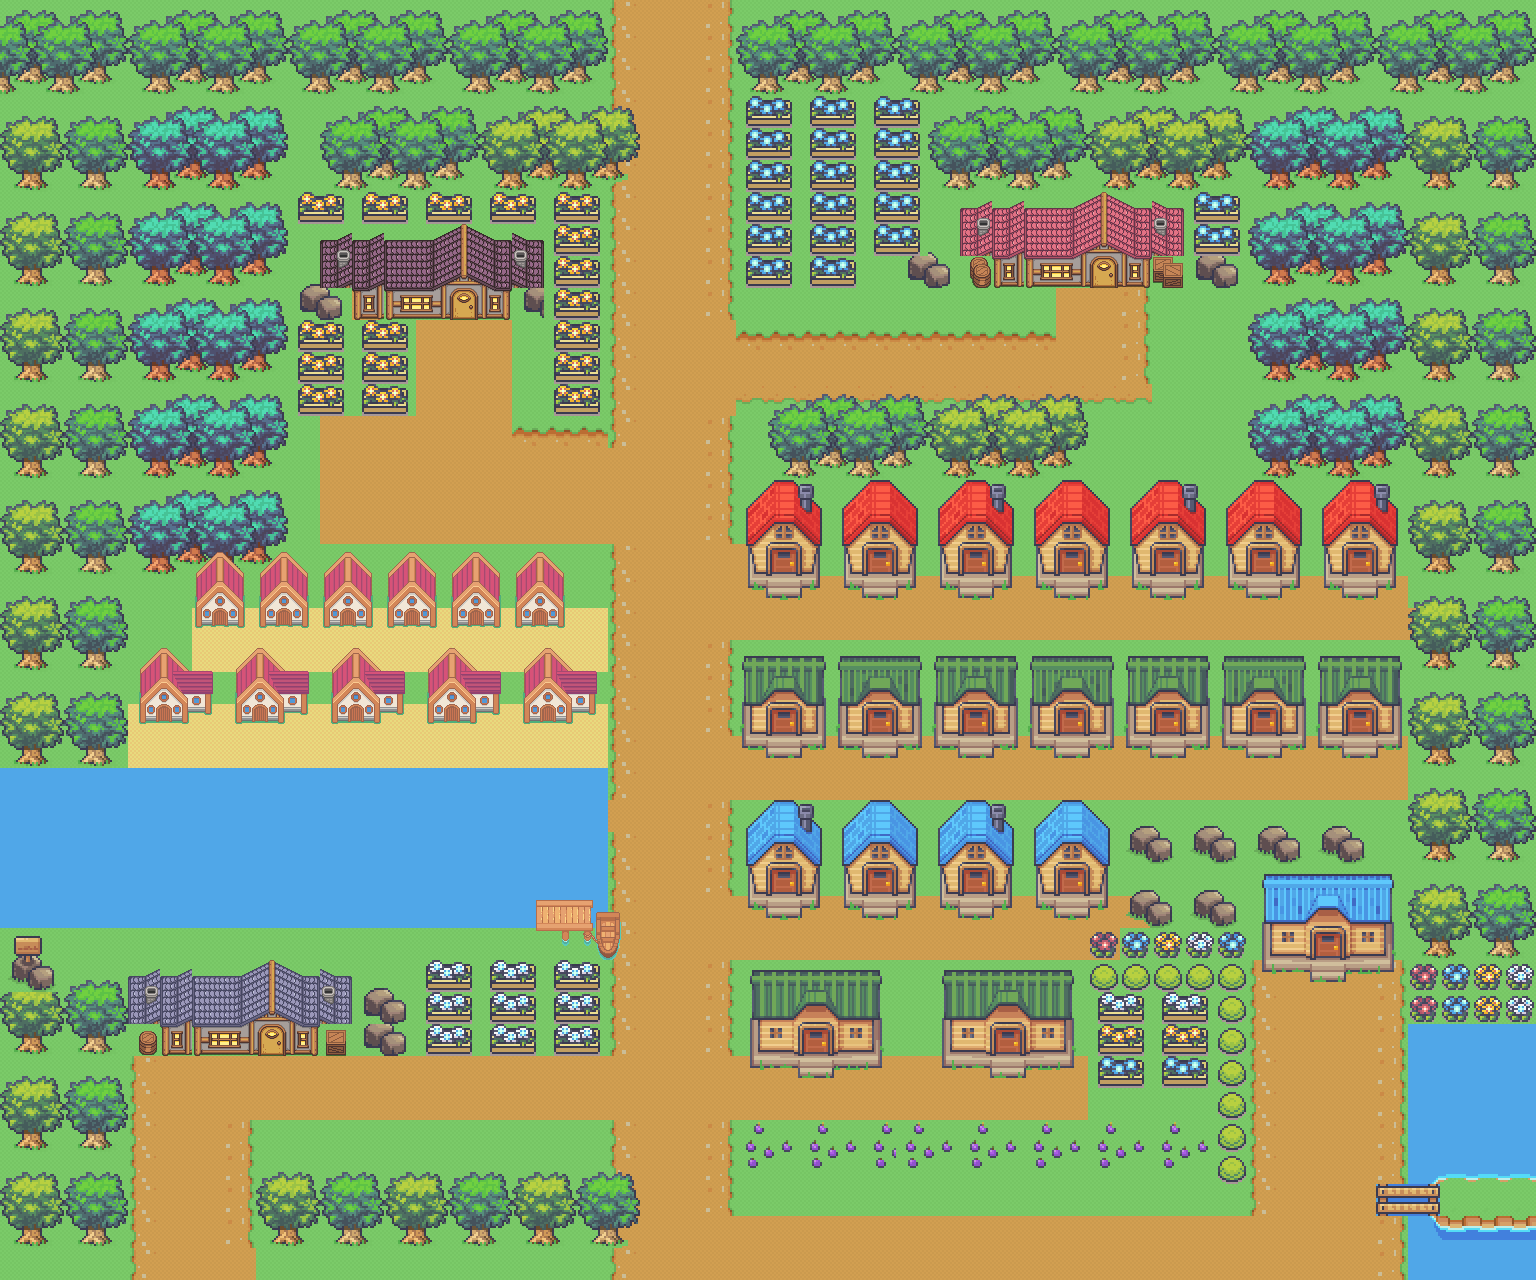

Below is a game level as drawn by its tile map, then a one-line description and the .tmx that defines it (tile-layer data replaced by summaries):
An orthogonal 48x40 tile map with 32x32 px tiles, 3 tile layers (groundLayer, treeLayer, houseLayer), 3 tilesets and 1 object (start).

<map version="1.9" tiledversion="1.9.2" orientation="orthogonal" renderorder="right-down" width="48" height="40" tilewidth="32" tileheight="32" infinite="0" nextlayerid="10" nextobjectid="5">
 <editorsettings>
  <export target="MapTiled.tmj" format="json" />
 </editorsettings>
 <tileset firstgid="1" name="firsttileset" tilewidth="32" tileheight="32" tilecount="300" columns="30">
  <image source="firsttileset.png" width="960" height="320" />
 </tileset>
 <tileset firstgid="301" name="house" tilewidth="32" tileheight="32" tilecount="144" columns="12">
  <image source="house.png" width="384" height="384" />
 </tileset>
 <tileset firstgid="445" name="village32x32" tilewidth="32" tileheight="32" tilecount="855" columns="19">
  <image source="village32x32.png" width="608" height="1440" />
 </tileset>
 <layer id="5" name="groundLayer" width="48" height="40">
  <data>[1920 cells, 1920 non-empty, 25 distinct tile ids]</data>
 </layer>
 <layer id="8" name="treeLayer" width="48" height="40">
  <data>[1920 cells, 874 non-empty, 116 distinct tile ids]</data>
 </layer>
 <layer id="6" name="houseLayer" width="48" height="40">
  <data>[1920 cells, 380 non-empty, 170 distinct tile ids]</data>
 </layer>
 <objectgroup id="9" name="objectLayer">
  <object id="2" name="start" x="660" y="1260">
   <point />
  </object>
 </objectgroup>
</map>
